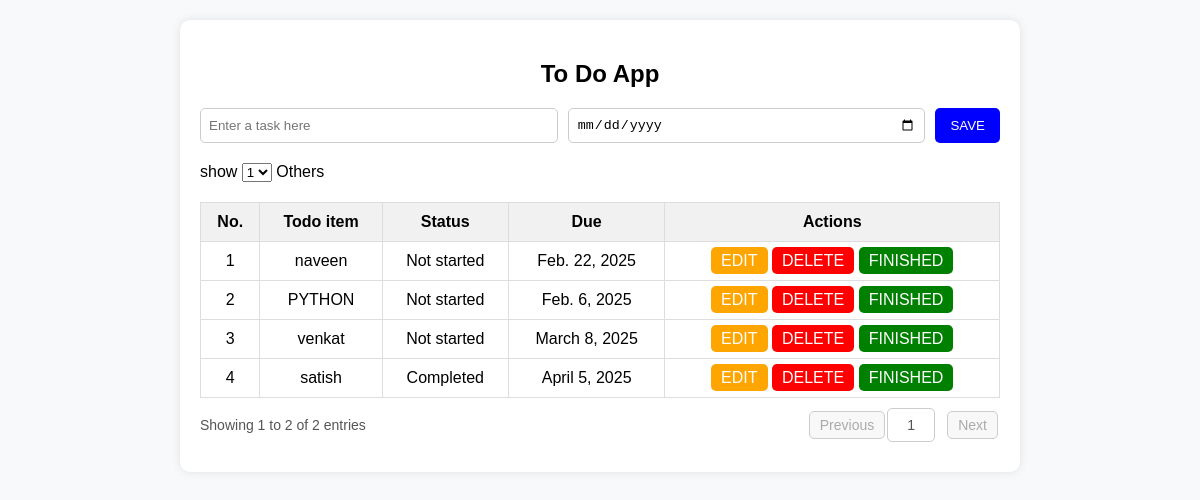
/tasks/, run on an earlier commit of the app's database.
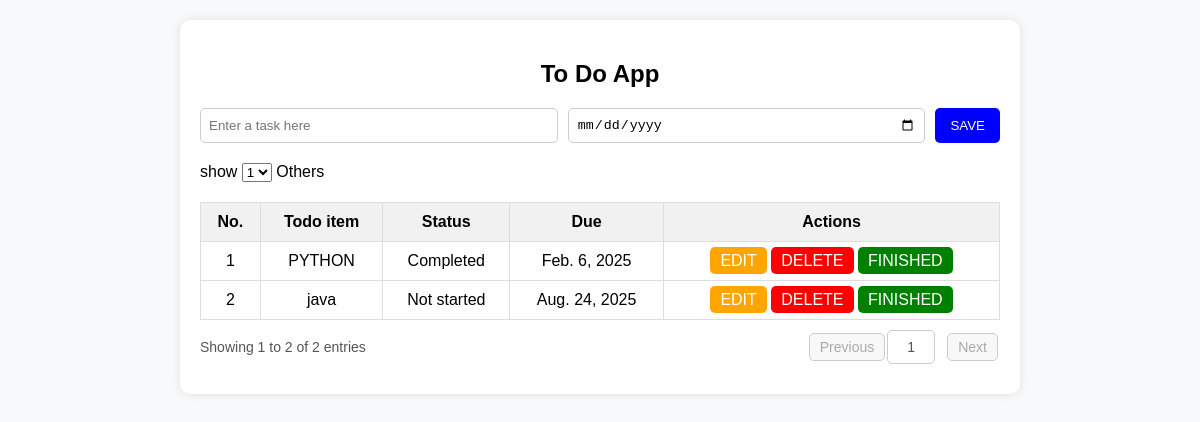
And on a later commit of the database.
### todoapp/models.py (models this page shows, shortened)
class Task(models.Model):
     title = models.CharField(max_length=255)
     status = models.CharField(
    max_length=20,
    choices=[("Not started", "Not started"), ("In progress", "In progress"), ("Completed", "Completed")],
    default="Not started"
)
     due_date = models.DateField()

### todoapp/views.py (the view)
# urls.py: path('tasks/',views.task_details,name='task_details'),
def task_details(request):
    tasks = Task.objects.all()
    return render(request, "task.html", {"tasks": tasks})

### template/task.html (shortened to what this page needs)
{% load static %}
{% block content %}
<!DOCTYPE html>
<html lang="en">
<head>
    <link rel="stylesheet" href="{% static 'task.css' %}">
</head>
<body>
    <div class="container">
        <h2>To Do App</h2>
        <form method="POST" action="{% url 'add_task' %}">
            <input type="text" id="title" name="title" placeholder="Enter a task here" required>
            <input type="date" id="due_date" name="due_date" required>
            <button type="submit">SAVE</button><br>
        </form>
        <div class="control">
            <div class="entris">
                <label for="show_entris">show</label>
                <select name="show_entris" id="show_entris">
                    <option value="1">1</option>
                </select>
                <span>Others</span>
            </div>
        </div>
        <table>
            <thead>
                <tr>
                    <th>No.</th>
                    <th>Todo item</th>
                    <th>Status</th>
                    <th>Due</th>
                    <th>Actions</th>
                </tr>
            </thead>
            <tbody>
                {% for task in tasks %}
                <tr>
                    <td>{{ forloop.counter }}</td>
                    <td>{{ task.title }}</td>
                    <td>{{ task.status }}</td>
                    <td>{{ task.due_date }}</td>
                    <td>
                        <a href="{% url 'edit_task' task.id %}" class="edit-btn">EDIT</a>
                        <a href="{% url 'delete_task' task.id %}" class="delete-btn">DELETE</a>
                        <a href="{% url 'mark_finished' task.id %}" class="finished-btn">FINISHED</a>
                    </td>
                </tr>
                {% endfor %}
            </tbody>
        </table>
        <div class="pagination-container">
            <div class="entries-info">Showing 1 to 2 of 2 entries</div>
            <div class="pagination">
                <button class="prev-btn" disabled>Previous</button>
                <input type="text" class="page-number" value="1" disabled>
                <button class="next-btn" disabled>Next</button>
            </div>
        </div>
    </div>
</body>
</html>
{% endblock content %}

### static/task.css (style rules this page uses)
body { font-family: Arial, sans-serif; margin: 20px; background-color: #f8f9fa; }
.container { max-width: 800px; margin: auto; background: white; padding: 20px; border-radius: 10px; box-shadow: 0px 0px 10px rgba(0, 0, 0, 0.1); }
h2 { text-align: center; }
form { display: flex; justify-content: space-between; margin-bottom: 20px; }
input[type="text"], input[type="date"] { flex: 1; padding: 8px; margin-right: 10px; border: 1px solid #ccc; border-radius: 5px; }
button { padding: 10px 15px; background-color: blue; color: white; border: none; cursor: pointer; border-radius: 5px; }
table { width: 100%; border-collapse: collapse; margin-top: 20px; }
th, td { border: 1px solid #ddd; padding: 10px; text-align: center; }
th { background-color: #f1f1f1; }
.delete-btn { background-color: red; color: white; padding: 5px 10px; text-decoration: none; border-radius: 5px; }
.finished-btn { background-color: green; color: white; padding: 5px 10px; text-decoration: none; border-radius: 5px; }
.edit-btn { background-color:orange; color: white; padding: 5px 10px; text-decoration: none; border-radius: 5px; }
.control { display: flex; justify-content: space-between; align-items: center; width: 100%; text-align: center; }
.pagination-container { display: flex; justify-content: space-between; align-items: center; font-family: Arial, sans-serif; font-size: 14px; color: #555; margin: 10px 0; }
.pagination { display: flex; align-items: center; }
.pagination button { border: 1px solid #ccc; background: #f8f8f8; padding: 5px 10px; cursor: pointer; margin: 0 2px; font-size: 14px; }
.pagination button:disabled { color: #aaa; cursor: not-allowed; }
.page-number { width: 30px; text-align: center; border: 1px solid #ccc; background: #fff; font-size: 14px; }

What changed in the data, as far as the page shows it:
removed Task: title "naveen", status "Not started", due_date "Feb. 22, 2025"
removed Task: title "venkat", status "Not started", due_date "March 8, 2025"
removed Task: title "satish", status "Completed", due_date "April 5, 2025"
changed Task "PYTHON": status "Not started" → "Completed"
added Task: title "java", status "Not started", due_date "Aug. 24, 2025"
